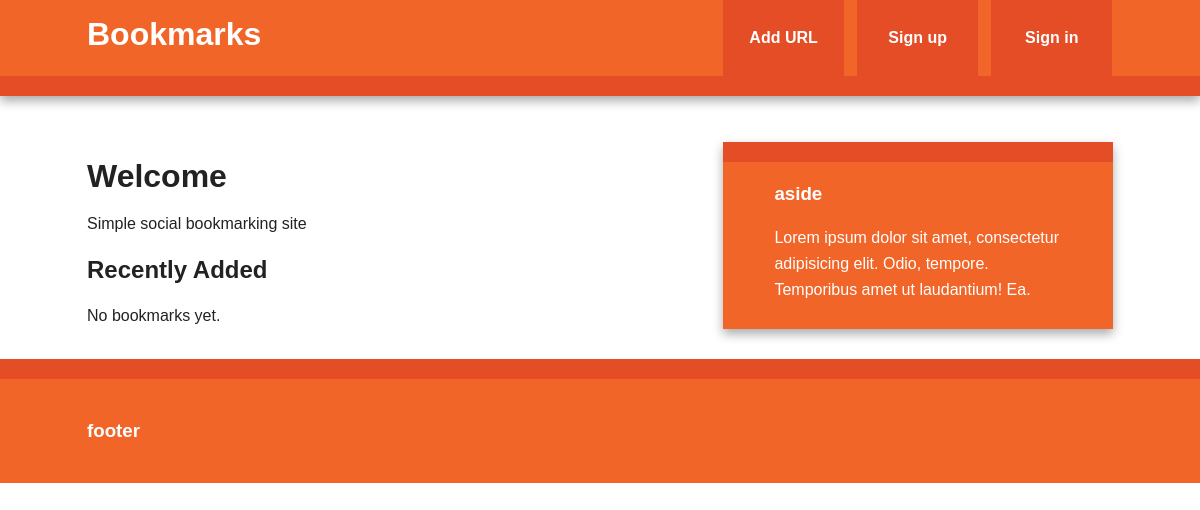
The page /index on the database as committed earlier.
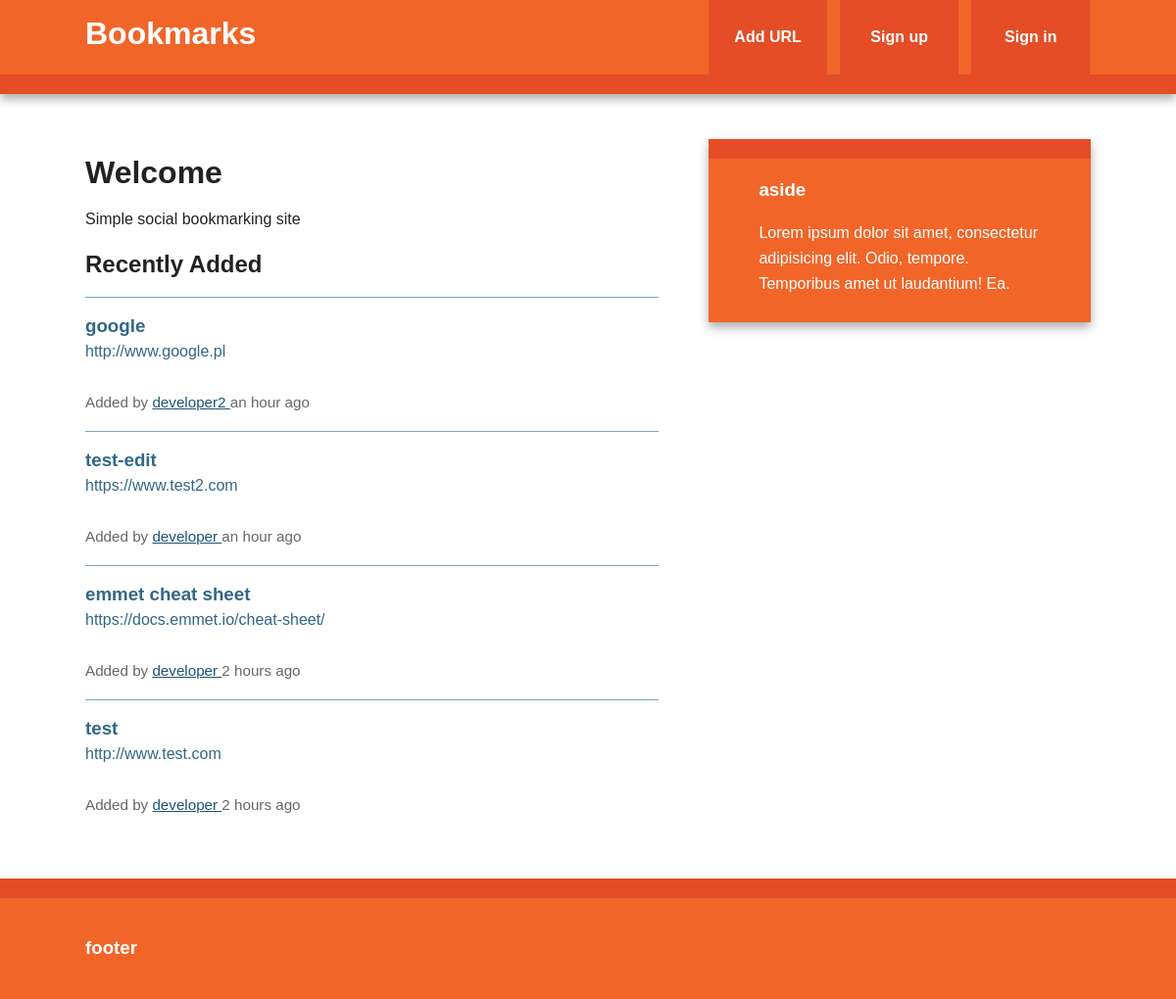
The same page on the database as committed later.
### bookmarks/models.py (models this page shows, shortened)
class Bookmark(db.Model):
    id = db.Column(db.Integer, primary_key=True)
    url = db.Column(db.Text, nullable=False)
    date = db.Column(db.DateTime, default=datetime.utcnow)
    description = db.Column(db.String(300))
    user_id = db.Column(db.Integer, db.ForeignKey('user.id'), nullable=False)
    @staticmethod
    def newest(num):
        return Bookmark.query.order_by(desc(Bookmark.date)).limit(num)

class User(db.Model, UserMixin):
    id = db.Column(db.Integer, primary_key=True)
    username = db.Column(db.String(80), unique=True)
    email = db.Column(db.String(120), unique=True)
    bookmarks = db.relationship('Bookmark', backref='user', lazy='dynamic')
    password_hash = db.Column(db.String)
    @property
    def password(self):
        raise AttributeError('password: write-only field')

### bookmarks/views.py (the view)
@app.route('/')
@app.route('/index')
def index():
    return render_template('index.html', new_bookmarks=Bookmark.newest(5))

### bookmarks/templates/index.html (shortened to what this page needs)
{% extends "base.html" %}
{% block content %}
  <article>
    <header>
        <h1>Welcome</h1>
        <p>Simple social bookmarking site</p>
    </header>
    <section>
      <h2>Recently Added</h2>
      {% if new_bookmarks.count() > 0 %}
          {% with bookmarks=new_bookmarks %}
            {% include "bookmark_list.html" %}
          {% endwith %}
        {% else %}
          No bookmarks yet.
        {% endif %}
    </section>
  </article>
{% endblock %}

### bookmarks/templates/bookmark_list.html (shortened to what this page needs)
<ul class="bookmarks">
  {% for bookmark in bookmarks %}
    <li>
      <a href="{{ bookmark.url }}" class="header">
        <h3 class="description">
          {{ bookmark.description|truncate(50, killwords=True) }}
        </h3>
        <span class="url">
          {{ bookmark.url|truncate(50, killwords=True) }}
        </span>
      </a>
      <div class="info">
        <br>
        Added by <a href="{{ url_for('user', username=bookmark.user.username) }}">
          {{ bookmark.user.username }}
        </a>
        {{ moment(bookmark.date).fromNow() }}
      </div>
    </li>
  {% endfor %}
</ul>

Rows that differ between the two databases and show on the page:
added Bookmark: description "google", url "http://www.google.pl", user.username "developer2", date "an hour ago"
added Bookmark: description "test-edit", url "https://www.test2.com", user.username "developer", date "an hour ago"
added Bookmark: description "emmet cheat sheet", url "https://docs.emmet.io/cheat-sheet/", user.username "developer", date "2 hours ago"
added Bookmark: description "test", url "http://www.test.com", user.username "developer", date "2 hours ago"
Other text that changed with them:
text no longer shown: "No bookmarks yet."
